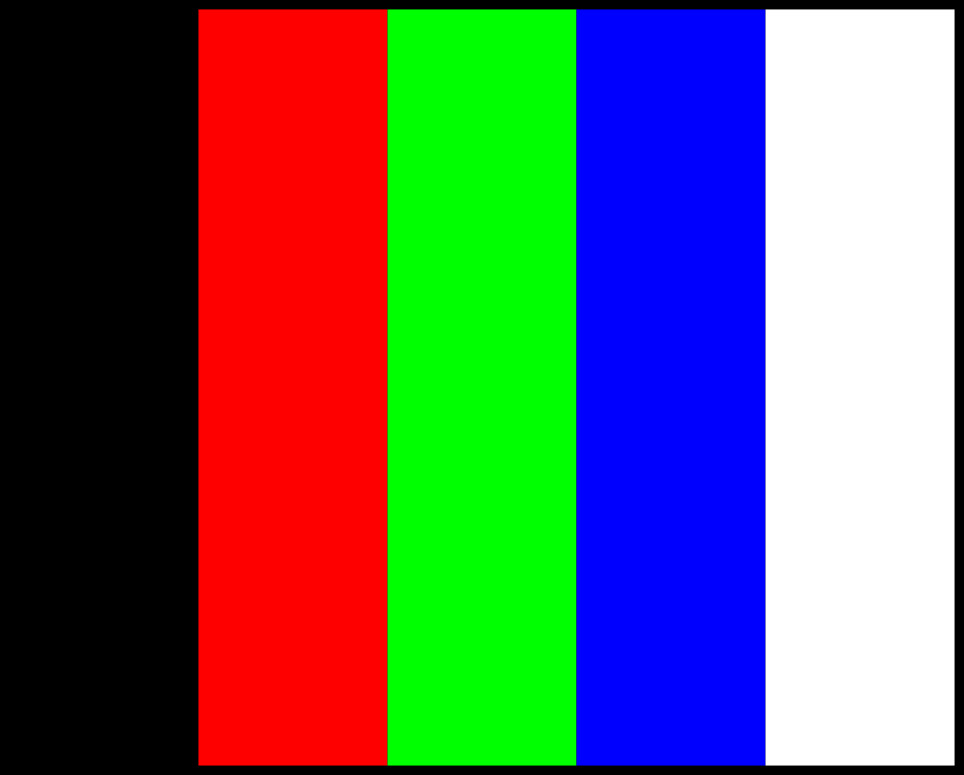
#> input picture Practica1_SalaFis/Rainbow.jpg, 964 x 775 px
$ python RGB_in_channels.py
#> lines starting #> are read from the running program, lines starting #| are printed output that depends on the picture
import cv2
import numpy as np

# Cargar una imagen en color
img = cv2.imread('Rainbow.jpg')
#> img is the input picture: shape (775, 964, 3); mean B, G, R 97.5, 97.5, 97.3

# Dividir la imagen en canales
b, g, r = cv2.split(img)
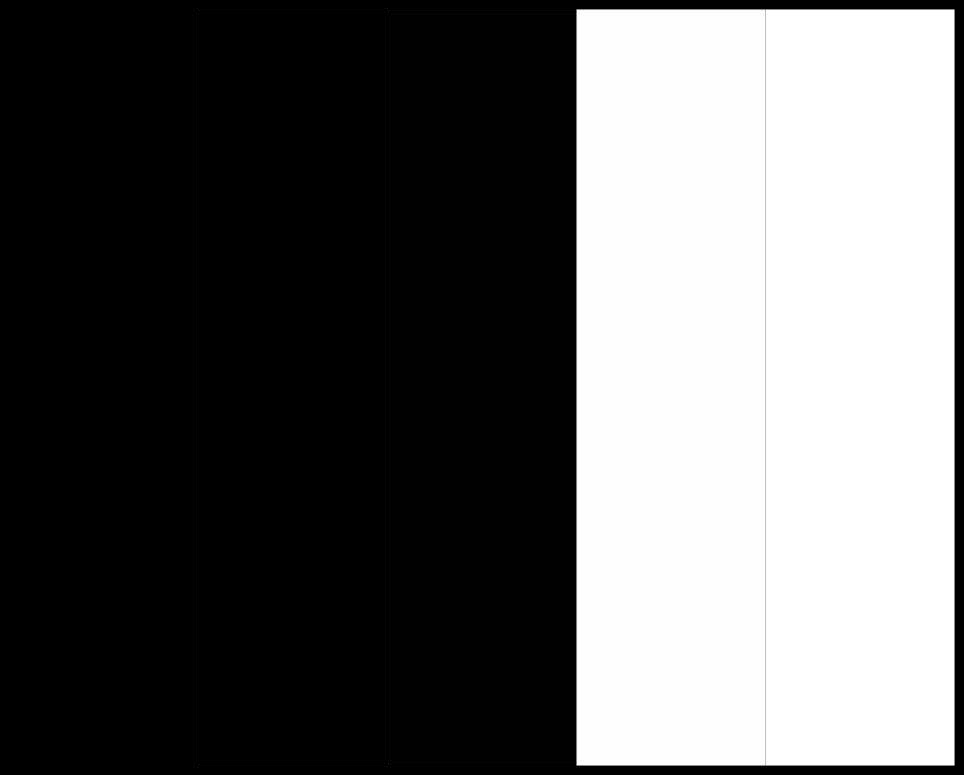
#> b: shape (775, 964); min 0, max 255, mean 97.5
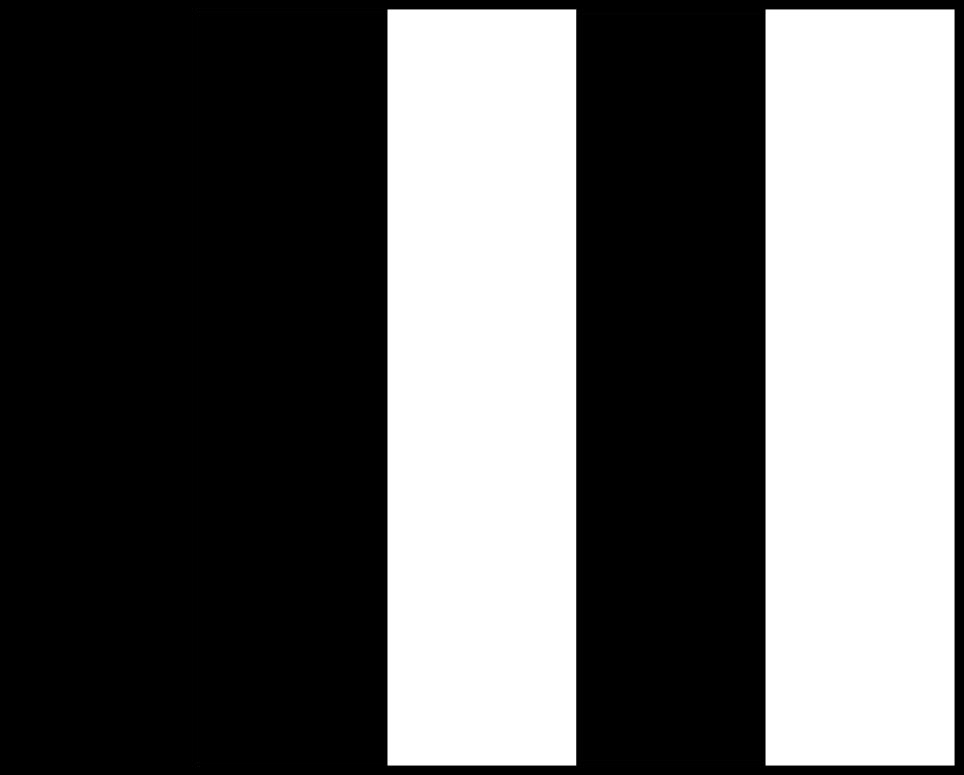
#> g: shape (775, 964); min 0, max 255, mean 97.5
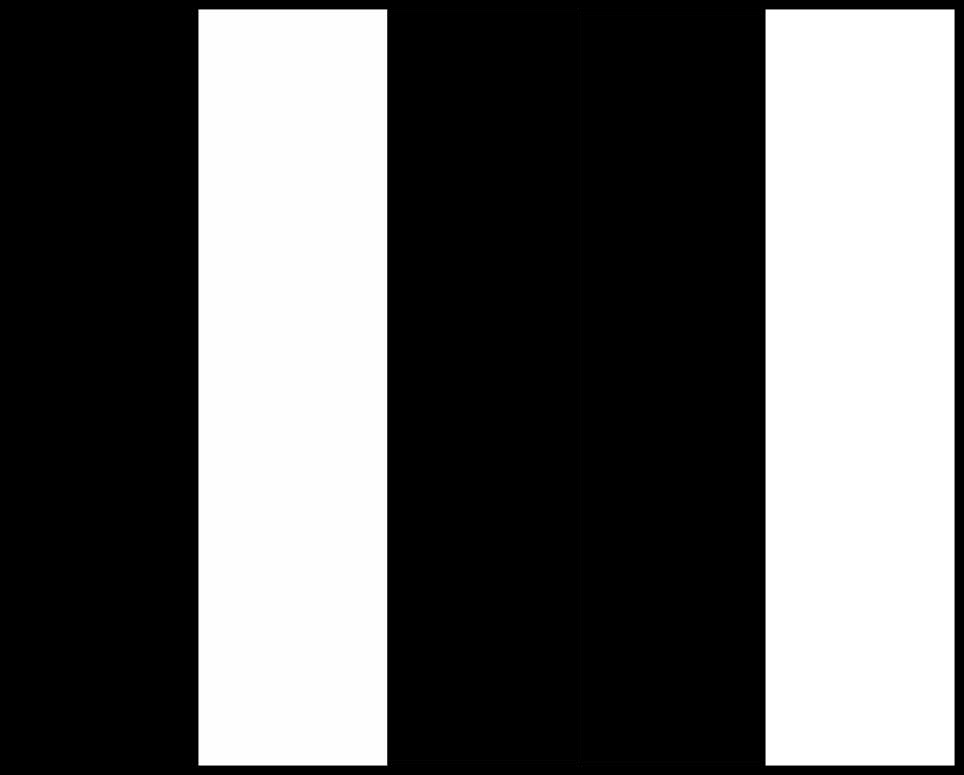
#> r: shape (775, 964); min 0, max 255, mean 97.3


# Guardar las imagenes para cada canal
cv2.imwrite("imagen_r.jpg", r)
cv2.imwrite("imagen_g.jpg", g)
cv2.imwrite("imagen_b.jpg", b)
